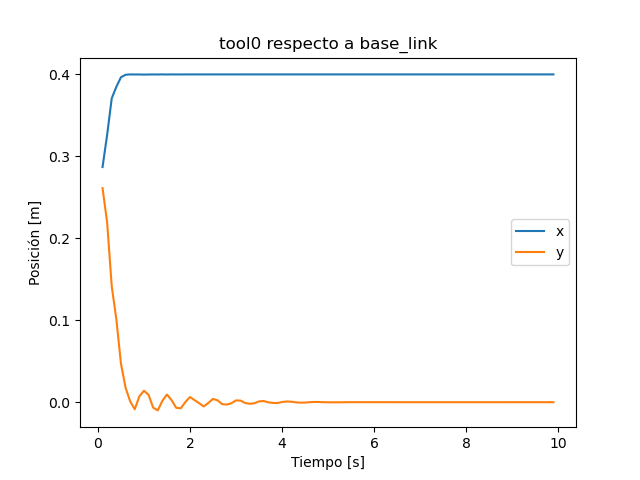

Python code for this plot:
import rclpy
from rclpy.node import Node

from tf2_ros import TransformException
from tf2_ros.buffer import Buffer
from tf2_ros.transform_listener import TransformListener

import time
import matplotlib.pyplot as plt


class FrameListener(Node):
    def __init__(self):
        super().__init__('tf2_sampler')

        self.target_frame = 'tool0'
        self.source_frame = 'base_link'

        self.tf_buffer = Buffer()
        self.tf_listener = TransformListener(self.tf_buffer, self)

        # parámetros de muestreo
        self.dt = 0.1
        self.duration = 10.0
        self.start_time = time.time()

        # almacenamiento de datos
        self.t_data = []
        self.x_data = []
        self.y_data = []
    
        self.timer = self.create_timer(self.dt, self.on_timer)

    def on_timer(self):

        elapsed = time.time() - self.start_time

        # Condición de corte
        if elapsed > self.duration:
            self.get_logger().info("Fin de adquisición. Graficando...")
            self.plot_data()
            rclpy.shutdown()
            return
        
        # Como el TF puede no estar disponible inmediatamente, verificamos antes de intentar obtenerlo
        if not self.tf_buffer.can_transform(
            self.source_frame,
            self.target_frame,
            rclpy.time.Time()
        ):
            self.get_logger().warn("Esperando TF...")
            return

        try:
            transform = self.tf_buffer.lookup_transform(
                self.source_frame,
                self.target_frame,
                rclpy.time.Time()
            )
            trans = transform.transform.translation

            # guardar datos
            self.t_data.append(elapsed)
            self.x_data.append(trans.x)
            self.y_data.append(trans.y)

        except TransformException as ex:
            self.get_logger().warn(f'No transform: {ex}')

    def plot_data(self):
        plt.plot(self.t_data, self.x_data, label='x')
        plt.plot(self.t_data, self.y_data, label='y')

        plt.xlabel('Tiempo [s]')
        plt.ylabel('Posición [m]')
        plt.legend()
        plt.title('tool0 respecto a base_link')
        plt.show()


def main():
    rclpy.init()
    node = FrameListener()
    rclpy.spin(node)


if __name__ == '__main__':
    main()
